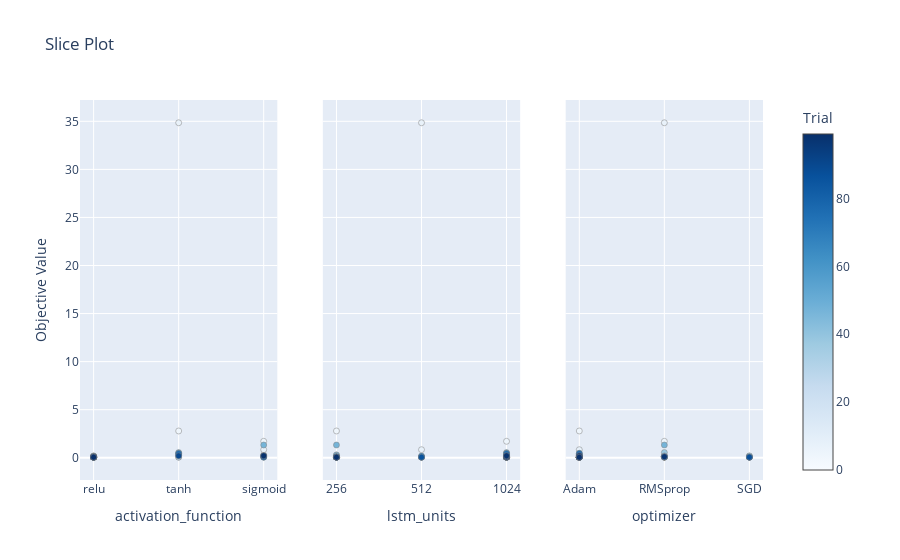

The notebook cell saved with this chart:
### Code cell
optuna.visualization.plot_slice(study, params=['optimizer', 'activation_function', 'lstm_units'])

### Figure 1 — Plotly figure (JSON) as saved in the notebook; plotly's stock layout.template omitted (floating-point values rounded to 4 significant figures)
{"data": [{"marker": {"color": [0, 1, 2, 3, 4, 5, 6, 7, 8, 9, 10, 11, 12, 13, 14, 15, 16, 17, 18, 19, 20, 21, 22, 23, 24, 25, 26, 27, 28, 29, 30, 31, 32, 33, 34, 35, 36, 37, 38, 39, 40, 41, 42, 43, 44, 45, 46, 47, 48, 49, 50, 51, 52, 53, 54, 55, 56, 57, 58, 59, 60, 61, 62, 63, 64, 65, 66, 67, 68, 69, 70, 71, 72, 73, 74, 75, 76, 77, 78, 79, 80, 81, 82, 83, 84, 85, 86, 87, 88, 89, 90, 91, 92, 93, 94, 95, 96, 97, 98, 99], "colorbar": {"title": {"text": "Trial"}, "x": 1, "xpad": 40}, "colorscale": [[0, "rgb(247,251,255)"], [0.125, "rgb(222,235,247)"], [0.25, "rgb(198,219,239)"], [0.375, "rgb(158,202,225)"], [0.5, "rgb(107,174,214)"], [0.625, "rgb(66,146,198)"], [0.75, "rgb(33,113,181)"], [0.875, "rgb(8,81,156)"], [1, "rgb(8,48,107)"]], "line": {"color": "Grey", "width": 0.5}, "showscale": true}, "mode": "markers", "name": "Feasible Trial", "showlegend": false, "type": "scatter", "x": ["sigmoid", "relu", "relu", "sigmoid", "tanh", "sigmoid", "sigmoid", "tanh", "sigmoid", "relu", "relu", "relu", "relu", "relu", "relu", "relu", "relu", "tanh", "relu", "relu", "tanh", "relu", "relu", "relu", "relu", "relu", "relu", "relu", "tanh", "relu", "sigmoid", "relu", "relu", "relu", "relu", "relu", "sigmoid", "relu", "tanh", "sigmoid", "relu", "relu", "relu", "relu", "relu", "relu", "relu", "sigmoid", "relu", "tanh", "relu", "relu", "relu", "relu", "relu", "relu", "relu", "relu", "relu", "tanh", "relu", "relu", "relu", "relu", "relu", "relu", "relu", "sigmoid", "relu", "relu", "relu", "relu", "relu", "relu", "relu", "relu", "tanh", "relu", "relu", "sigmoid", "relu", "relu", "relu", "relu", "relu", "relu", "relu", "relu", "relu", "relu", "tanh", "relu", "relu", "relu", "relu", "relu", "relu", "relu", "sigmoid", "relu"], "xaxis": "x", "y": [0.0803, 0.05761, 0.08573, 0.1596, 2.784, 1.712, 0.3044, 34.85, 0.8369, 0.1156, 0.06146, 0.06176, 0.06345, 0.05819, 0.06399, 0.06224, 0.06286, 0.3041, 0.06029, 0.06286, 0.06163, 0.1654, 0.08949, 0.06014, 0.1329, 0.1001, 0.06338, 0.05534, 0.06046, 0.06469, 0.06065, 0.06375, 0.07322, 0.06138, 0.06155, 0.1343, 0.1843, 0.06596, 0.5426, 0.1923, 0.06444, 0.05122, 0.08044, 0.09768, 0.194, 0.08662, 0.06218, 1.326, 0.05961, 0.2554, 0.06942, 0.07494, 0.0709, 0.1022, 0.058, 0.06199, 0.06326, 0.07017, 0.1062, 0.467, 0.06473, 0.07318, 0.0793, 0.08237, 0.07277, 0.05472, 0.063, 0.1698, 0.06964, 0.06578, 0.05538, 0.06526, 0.06337, 0.06754, 0.05347, 0.08291, 0.4446, 0.06401, 0.06822, 0.06268, 0.05952, 0.06159, 0.06575, 0.06277, 0.06001, 0.05634, 0.06074, 0.06377, 0.06915, 0.05946, 0.1946, 0.07295, 0.05832, 0.05799, 0.07206, 0.06432, 0.06138, 0.1019, 0.2006, 0.05782], "yaxis": "y"}, {"marker": {"color": [0, 1, 2, 3, 4, 5, 6, 7, 8, 9, 10, 11, 12, 13, 14, 15, 16, 17, 18, 19, 20, 21, 22, 23, 24, 25, 26, 27, 28, 29, 30, 31, 32, 33, 34, 35, 36, 37, 38, 39, 40, 41, 42, 43, 44, 45, 46, 47, 48, 49, 50, 51, 52, 53, 54, 55, 56, 57, 58, 59, 60, 61, 62, 63, 64, 65, 66, 67, 68, 69, 70, 71, 72, 73, 74, 75, 76, 77, 78, 79, 80, 81, 82, 83, 84, 85, 86, 87, 88, 89, 90, 91, 92, 93, 94, 95, 96, 97, 98, 99], "colorbar": {"title": {"text": "Trial"}, "x": 1, "xpad": 40}, "colorscale": [[0, "rgb(247,251,255)"], [0.125, "rgb(222,235,247)"], [0.25, "rgb(198,219,239)"], [0.375, "rgb(158,202,225)"], [0.5, "rgb(107,174,214)"], [0.625, "rgb(66,146,198)"], [0.75, "rgb(33,113,181)"], [0.875, "rgb(8,81,156)"], [1, "rgb(8,48,107)"]], "line": {"color": "Grey", "width": 0.5}, "showscale": false}, "mode": "markers", "name": "Feasible Trial", "showlegend": false, "type": "scatter", "x": [512, 256, 1024, 256, 256, 1024, 1024, 512, 512, 256, 256, 256, 256, 256, 256, 256, 256, 256, 1024, 512, 256, 1024, 1024, 1024, 1024, 1024, 256, 1024, 512, 256, 512, 1024, 1024, 1024, 1024, 1024, 1024, 256, 1024, 256, 512, 1024, 1024, 1024, 1024, 1024, 256, 256, 1024, 256, 1024, 1024, 1024, 1024, 1024, 256, 512, 1024, 256, 1024, 256, 1024, 1024, 1024, 1024, 1024, 1024, 512, 1024, 256, 1024, 1024, 1024, 1024, 1024, 1024, 1024, 256, 1024, 1024, 256, 256, 256, 256, 256, 256, 512, 1024, 256, 1024, 1024, 1024, 1024, 1024, 1024, 1024, 256, 1024, 1024, 256], "xaxis": "x2", "y": [0.0803, 0.05761, 0.08573, 0.1596, 2.784, 1.712, 0.3044, 34.85, 0.8369, 0.1156, 0.06146, 0.06176, 0.06345, 0.05819, 0.06399, 0.06224, 0.06286, 0.3041, 0.06029, 0.06286, 0.06163, 0.1654, 0.08949, 0.06014, 0.1329, 0.1001, 0.06338, 0.05534, 0.06046, 0.06469, 0.06065, 0.06375, 0.07322, 0.06138, 0.06155, 0.1343, 0.1843, 0.06596, 0.5426, 0.1923, 0.06444, 0.05122, 0.08044, 0.09768, 0.194, 0.08662, 0.06218, 1.326, 0.05961, 0.2554, 0.06942, 0.07494, 0.0709, 0.1022, 0.058, 0.06199, 0.06326, 0.07017, 0.1062, 0.467, 0.06473, 0.07318, 0.0793, 0.08237, 0.07277, 0.05472, 0.063, 0.1698, 0.06964, 0.06578, 0.05538, 0.06526, 0.06337, 0.06754, 0.05347, 0.08291, 0.4446, 0.06401, 0.06822, 0.06268, 0.05952, 0.06159, 0.06575, 0.06277, 0.06001, 0.05634, 0.06074, 0.06377, 0.06915, 0.05946, 0.1946, 0.07295, 0.05832, 0.05799, 0.07206, 0.06432, 0.06138, 0.1019, 0.2006, 0.05782], "yaxis": "y2"}, {"marker": {"color": [0, 1, 2, 3, 4, 5, 6, 7, 8, 9, 10, 11, 12, 13, 14, 15, 16, 17, 18, 19, 20, 21, 22, 23, 24, 25, 26, 27, 28, 29, 30, 31, 32, 33, 34, 35, 36, 37, 38, 39, 40, 41, 42, 43, 44, 45, 46, 47, 48, 49, 50, 51, 52, 53, 54, 55, 56, 57, 58, 59, 60, 61, 62, 63, 64, 65, 66, 67, 68, 69, 70, 71, 72, 73, 74, 75, 76, 77, 78, 79, 80, 81, 82, 83, 84, 85, 86, 87, 88, 89, 90, 91, 92, 93, 94, 95, 96, 97, 98, 99], "colorbar": {"title": {"text": "Trial"}, "x": 1, "xpad": 40}, "colorscale": [[0, "rgb(247,251,255)"], [0.125, "rgb(222,235,247)"], [0.25, "rgb(198,219,239)"], [0.375, "rgb(158,202,225)"], [0.5, "rgb(107,174,214)"], [0.625, "rgb(66,146,198)"], [0.75, "rgb(33,113,181)"], [0.875, "rgb(8,81,156)"], [1, "rgb(8,48,107)"]], "line": {"color": "Grey", "width": 0.5}, "showscale": false}, "mode": "markers", "name": "Feasible Trial", "showlegend": false, "type": "scatter", "x": ["SGD", "Adam", "Adam", "SGD", "Adam", "RMSprop", "Adam", "RMSprop", "Adam", "RMSprop", "Adam", "Adam", "Adam", "Adam", "SGD", "Adam", "Adam", "Adam", "RMSprop", "SGD", "Adam", "RMSprop", "RMSprop", "RMSprop", "RMSprop", "RMSprop", "Adam", "Adam", "Adam", "SGD", "Adam", "Adam", "Adam", "SGD", "Adam", "RMSprop", "Adam", "Adam", "RMSprop", "SGD", "Adam", "RMSprop", "RMSprop", "RMSprop", "RMSprop", "RMSprop", "Adam", "RMSprop", "Adam", "Adam", "Adam", "Adam", "Adam", "Adam", "Adam", "Adam", "Adam", "Adam", "Adam", "Adam", "SGD", "RMSprop", "Adam", "RMSprop", "Adam", "Adam", "Adam", "Adam", "Adam", "Adam", "Adam", "Adam", "Adam", "Adam", "Adam", "Adam", "Adam", "SGD", "Adam", "Adam", "Adam", "Adam", "Adam", "Adam", "Adam", "Adam", "Adam", "SGD", "Adam", "Adam", "Adam", "Adam", "Adam", "Adam", "Adam", "Adam", "Adam", "RMSprop", "Adam", "Adam"], "xaxis": "x3", "y": [0.0803, 0.05761, 0.08573, 0.1596, 2.784, 1.712, 0.3044, 34.85, 0.8369, 0.1156, 0.06146, 0.06176, 0.06345, 0.05819, 0.06399, 0.06224, 0.06286, 0.3041, 0.06029, 0.06286, 0.06163, 0.1654, 0.08949, 0.06014, 0.1329, 0.1001, 0.06338, 0.05534, 0.06046, 0.06469, 0.06065, 0.06375, 0.07322, 0.06138, 0.06155, 0.1343, 0.1843, 0.06596, 0.5426, 0.1923, 0.06444, 0.05122, 0.08044, 0.09768, 0.194, 0.08662, 0.06218, 1.326, 0.05961, 0.2554, 0.06942, 0.07494, 0.0709, 0.1022, 0.058, 0.06199, 0.06326, 0.07017, 0.1062, 0.467, 0.06473, 0.07318, 0.0793, 0.08237, 0.07277, 0.05472, 0.063, 0.1698, 0.06964, 0.06578, 0.05538, 0.06526, 0.06337, 0.06754, 0.05347, 0.08291, 0.4446, 0.06401, 0.06822, 0.06268, 0.05952, 0.06159, 0.06575, 0.06277, 0.06001, 0.05634, 0.06074, 0.06377, 0.06915, 0.05946, 0.1946, 0.07295, 0.05832, 0.05799, 0.07206, 0.06432, 0.06138, 0.1019, 0.2006, 0.05782], "yaxis": "y3"}], "layout": {"title": {"text": "Slice Plot"}, "xaxis": {"anchor": "y", "categoryarray": ["relu", "tanh", "sigmoid"], "categoryorder": "array", "domain": [0, 0.2889], "title": {"text": "activation_function"}, "type": "category"}, "xaxis2": {"anchor": "y2", "categoryarray": [256, 512, 1024], "categoryorder": "array", "domain": [0.3556, 0.6444], "title": {"text": "lstm_units"}, "type": "category"}, "xaxis3": {"anchor": "y3", "categoryarray": ["Adam", "RMSprop", "SGD"], "categoryorder": "array", "domain": [0.7111, 1], "title": {"text": "optimizer"}, "type": "category"}, "yaxis": {"anchor": "x", "domain": [0, 1], "title": {"text": "Objective Value"}}, "yaxis2": {"anchor": "x2", "domain": [0, 1], "matches": "y", "showticklabels": false}, "yaxis3": {"anchor": "x3", "domain": [0, 1], "matches": "y", "showticklabels": false}}}
